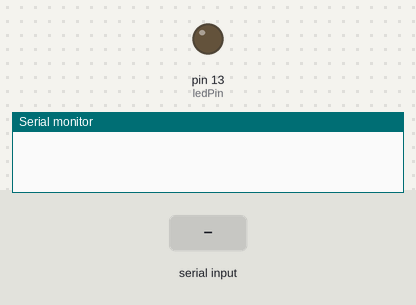
This sketch was run on a simulated Arduino Uno, built with avr-gcc and run on an emulated ATmega328P. On the bench: output pins drawn as LEDs (lit = HIGH), the last lines printed to the serial monitor. The inputs (shaded band) are chosen by the test bench.

Above: at 1.2 s.
1.3 s: "H" received over Serial
At 2.2 s:
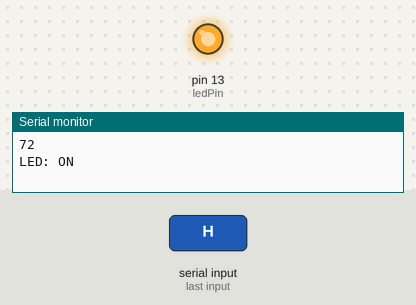
2.8 s: "L" received over Serial
At 3.3 s:
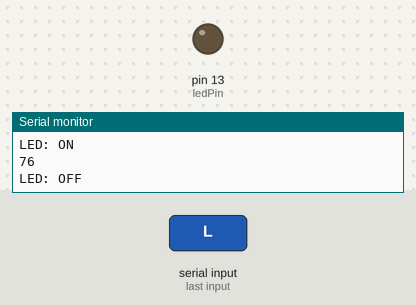
Timing chart, 0 to 5.8 s (numbered marks = the images above; inputs shaded):
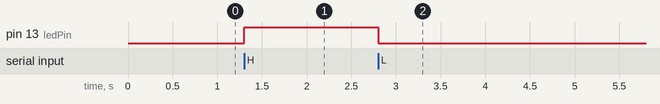

Measured:
- after the input at 1.3 s, pin 13 (ledPin): LOW → HIGH at once
- after the input at 2.8 s, pin 13 (ledPin): HIGH → LOW at once

The sketch:

sk1.ino
```cpp
int ledPin = 13; // usamos un pin de salida al LED
int state = 0; // Variable lectrura serial

void setup() {
pinMode(ledPin, OUTPUT); //Declara pin de Salida
digitalWrite(ledPin, LOW); //Normalmente Apagado
Serial.begin(9600);
}

void loop() {
if(Serial.available()){
state = Serial.read();
Serial.println(state);

switch (state)
{
case 'L':
digitalWrite(ledPin, LOW);
Serial.println("LED: OFF");
break;

case 'H':
digitalWrite(ledPin, HIGH);
Serial.println("LED: ON");
break;

default:
Serial.println("Opcion no valida");
break;


}
}


}
```
